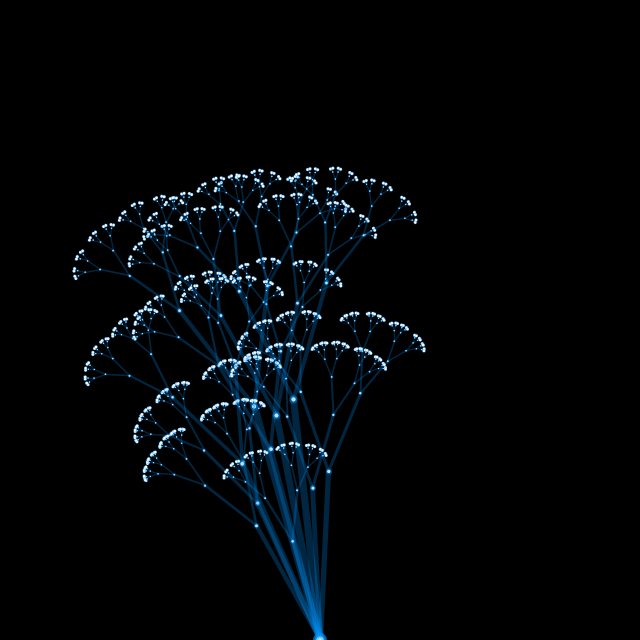
Frame 1 (no input)
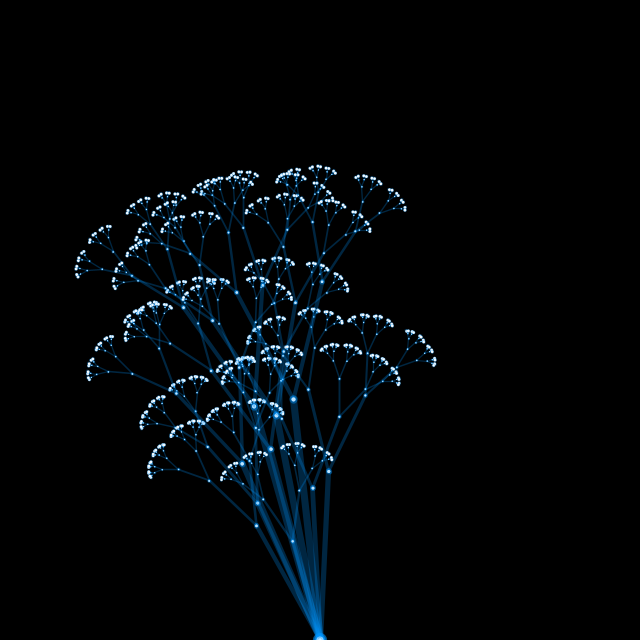
Frame 60 (the mouse pressed at the canvas centre just before this capture)
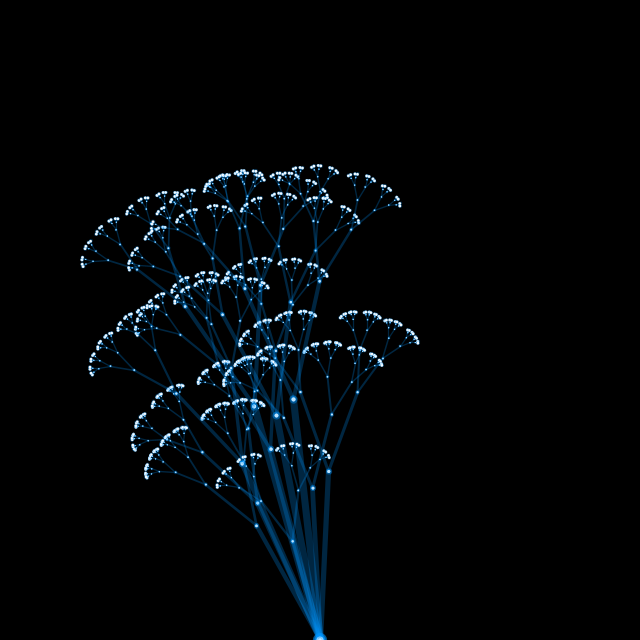
Frame 120 (the mouse held since frame 60 and released just before this capture)

The Processing sketch that drew these frames (run headless with seeded random() and noise(); from frame 60 on, the mouse is pressed at the canvas centre):

// Processing sketch: processing_158742
// ── processing_158742.pde

ArrayList branches = new ArrayList();

void setup(){
  size(640, 640);
  stroke(0, 150, 255, 65);
  for(int i = 0; i < 10; i++){branches.add(new Branch());}
}

void draw(){
  background(0);
  for(int i = 0; i < branches.size(); i++){
    Branch b = (Branch) branches.get(i);
    pushMatrix();
    translate(width/2, height);
    rotate(radians(b.startAngle));
    b.branch(b.segments);
    popMatrix();
  }
}

class Branch {
  float segments, startAngle, theta, num;
  Branch(){
    segments = random(100, 250);
    startAngle = random(-30, 30);
  }
  
  void branch(float len){
    float t = map(len, 1, 160, 1, 5);
    theta = sin(len+num) * 3;
    strokeWeight(t);
    line(0, 0, 0, -len);
    ellipse(0, 0, t, t);
    translate(0, -len);
    len *= 0.50;
    if(len > 2){
      pushMatrix();
      rotate(radians(-20+theta));
      branch(len);
      popMatrix();
     
      pushMatrix();
      rotate(radians(20-theta));
      branch(len);
      popMatrix(); 
    }else{
      ellipse(0, 0, 3, 3); 
    }
    num += 0.002;
  }
}
